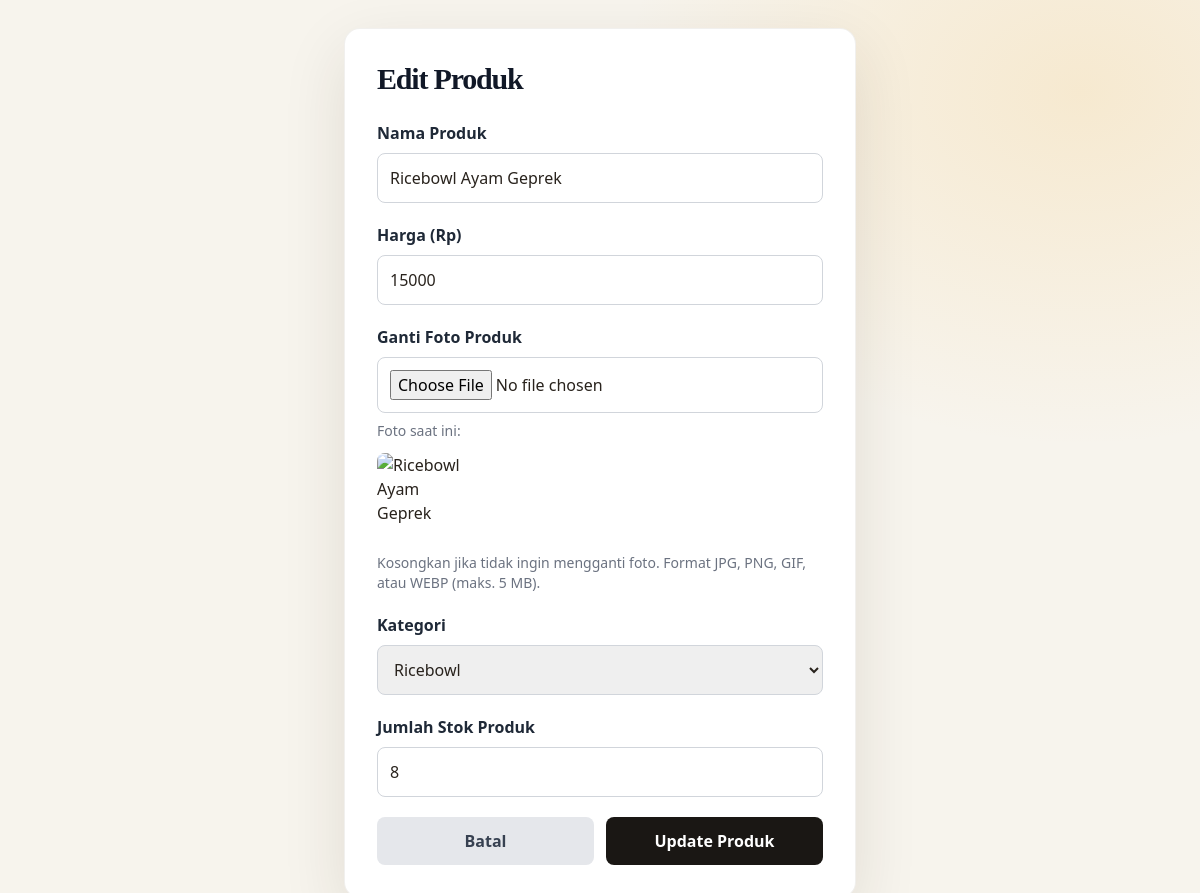
Screenshot of /admin/produk/edit/1 (signed in) with the database file from the repository.
### app.py (models this page shows)
class Produk(db.Model):
    id = db.Column(db.Integer, primary_key=True)
    nama = db.Column(db.String(100), nullable=False)
    harga = db.Column(db.Integer, nullable=False)
    status_ready = db.Column(db.Boolean, default=True)
    stok = db.Column(db.Integer, default=0, nullable=False)
    gambar = db.Column(db.String(500), nullable=True)
    kategori_id = db.Column(
        db.Integer,
        db.ForeignKey('kategori.id'),
        nullable=False
    )

class Kategori(db.Model):
    id = db.Column(db.Integer, primary_key=True)
    nama = db.Column(db.String(50), nullable=False)
    produk = db.relationship(
        'Produk',
        backref='kategori_rel',
        lazy=True
    )

### app.py (the view, shortened to what this page needs)
@app.route('/admin/produk/edit/<int:id>', methods=['GET', 'POST'])
def edit_produk(id):
    if session.get('role') != 'owner':
        return redirect(url_for('login'))
    produk = Produk.query.get_or_404(id)
    kategori_list = Kategori.query.all()
    return render_template(
        'admin_edit_produk.html',
        produk=produk,
        kategori=kategori_list
    )

### app.py (called while the page is built, shortened)
@app.template_filter('gambar_produk')
def gambar_produk(gambar, nama):
    if not gambar:
        return GAMBAR_PRODUK_DEFAULT.get(nama)

### templates/admin_edit_produk.html (shortened to what this page needs)
<!DOCTYPE html>
<html lang="id">
<head>
    <script src="https://cdn.tailwindcss.com"></script>
    <link rel="stylesheet" href="{{ url_for('static', filename='jotoast.css') }}">
</head>
<body class="form-page font-sans flex items-center justify-center">
    <div class="form-card bg-white p-8 rounded-2xl w-full max-w-lg">
        <h2 class="text-3xl font-extrabold text-gray-900 mb-6">Edit Produk</h2>
        <form action="/admin/produk/edit/{{ produk.id }}" method="POST" enctype="multipart/form-data" class="space-y-5">
            <div>
                <label class="block text-gray-800 font-semibold mb-2">Nama Produk</label>
                <input type="text" name="nama" value="{{ produk.nama }}" required class="w-full p-3 border border-gray-300 rounded-lg focus:border-[#f5b841] focus:ring-1 focus:ring-[#f5b841]">
            </div>
            <div>
                <label class="block text-gray-800 font-semibold mb-2">Harga (Rp)</label>
                <input type="number" name="harga" value="{{ produk.harga }}" required class="w-full p-3 border border-gray-300 rounded-lg focus:border-[#f5b841] focus:ring-1 focus:ring-[#f5b841]">
            </div>
            <div>
                <label class="block text-gray-800 font-semibold mb-2">Ganti Foto Produk</label>
                <input
                    type="file"
                    name="gambar"
                    accept=".jpg,.jpeg,.png,.gif,.webp,image/jpeg,image/png,image/gif,image/webp"
                    class="w-full p-3 border border-gray-300 rounded-lg focus:border-[#f5b841] focus:ring-1 focus:ring-[#f5b841]"
                >
                {% if produk.gambar|gambar_produk(produk.nama) %}
                <p class="mt-2 text-sm text-gray-500">Foto saat ini:</p>
                <img
                    src="{{ produk.gambar|gambar_produk(produk.nama) }}"
                    alt="{{ produk.nama }}"
                    class="mt-3 h-24 w-24 rounded-lg object-cover"
                >
                {% endif %}
                <p class="mt-1 text-sm text-gray-500">Kosongkan jika tidak ingin mengganti foto. Format JPG, PNG, GIF, atau WEBP (maks. 5 MB).</p>
            </div>
            <div>
                <label class="block text-gray-800 font-semibold mb-2">Kategori</label>
                <select name="kategori_id" required class="w-full p-3 border border-gray-300 rounded-lg focus:border-[#f5b841]">
                    {% for kat in kategori %}
                    <option value="{{ kat.id }}" {% if kat.id == produk.kategori_id %}selected{% endif %}>{{ kat.nama }}</option>
                    {% endfor %}
                </select>
            </div>
           <div>
                <label class="block text-gray-800 font-semibold mb-2">
                    Jumlah Stok Produk
                </label>
                <input
                    type="number"
                    name="stok"
                    min="0"
                    value="{{ produk.stok }}"
                    required
                    class="w-full p-3 border border-gray-300 rounded-lg"
                >
            </div>
            <div class="flex gap-3 mt-8">
                <a href="/admin/produk" class="flex-1 py-3 text-center rounded-lg bg-gray-200 text-gray-700 font-bold hover:bg-gray-300">Batal</a>
                <button type="submit" class="flex-1 py-3 rounded-lg bg-[#1a1714] text-white font-bold hover:bg-black">Update Produk</button>
            </div>
        </form>
    </div>
</body>
</html>

### static/jotoast.css (style rules this page uses)
:root { color-scheme: light; --toast-ink: #29231d; --toast-muted: #81786e; --toast-cream: #f7f4ed; --toast-paper: #fffefa; --toast-gold: #f3b84b; --toast-gold-dark: #d9972f; --toast-line: #eee8dd; --toast-shadow: 0 16px 42px rgba(49, 37, 20, .08); }
* { box-sizing: border-box; }
body { color: var(--toast-ink); font-family: Inter, ui-sans-serif, system-ui, -apple-system, BlinkMacSystemFont, "Segoe UI", sans-serif; }
button, a, input, select { -webkit-tap-highlight-color: transparent; }
a, button { transition: color .18s ease, background-color .18s ease, border-color .18s ease, box-shadow .18s ease, transform .18s ease; }
input, select { outline: none; }
.form-card { border: 1px solid rgba(80, 62, 38, .08); box-shadow: 0 22px 65px rgba(49, 37, 20, .11); }
.form-card h2 { font-family: Georgia, "Times New Roman", serif; letter-spacing: -.04em; }
.form-page { min-height: 100vh; padding: 28px 16px; background: radial-gradient(ellipse at 90% 10%, rgba(243, 184, 75, .18), transparent 30%), var(--toast-cream); }

### rows the page displays
Produk: nama "Ricebowl Ayam Geprek", harga "15000", kategori_id "Ricebowl", stok "8"
